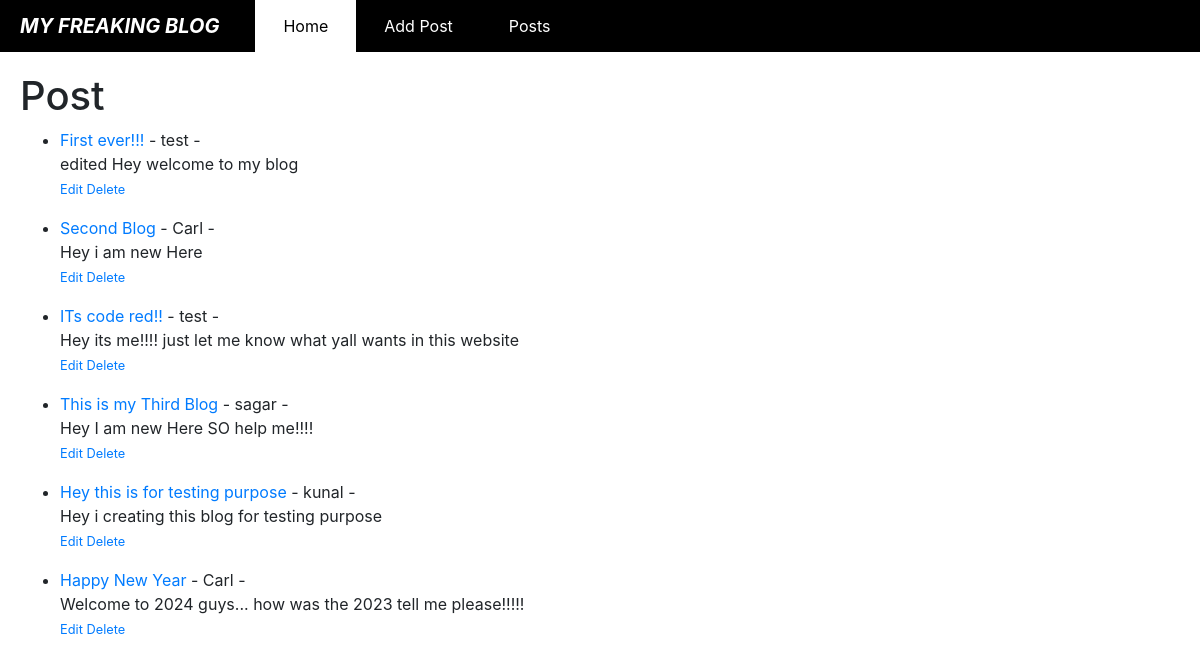
The page / on the database its author committed.
### myblog/models.py (models this page shows, shortened)
class Post(models.Model):
    title = models.CharField(max_length=255)
    author = models.ForeignKey(User,on_delete=models.CASCADE)
    body = models.TextField()

### myblog/views.py (the view)
# urls.py: path('',HomeView.as_view(),name="home"),
class HomeView(ListView):
    model = Post
    template_name = 'home.html'

### myblog/templates/home.html
{%extends 'base.html'%}
{%block content%}
<h1>Post</h1>
{% for post in object_list %}
<ul>
<li><a href="{% url 'article-detail' post.pk %}">{{post.title}}
</a> - {{ post.author}} -
<br>{{post.body}}</li>
<small>
    <a href="{% url 'update_post' post.pk %}">Edit</a>
    <a href="{% url 'delete_post' post.pk %}">Delete</a>
</small>
</ul>
{% endfor %}
{%endblock%}

### myblog/templates/base.html (shortened to what this page needs)
<!doctype html>
<html lang="en">
  <head>
    <link rel="stylesheet" href="https://cdn.jsdelivr.net/npm/bootstrap@4.4.1/dist/css/bootstrap.min.css">
  </head>
  <body>
    <div class="container-fluid px-0">
        <nav class="navbar navbar-expand-lg navbar-dark bg-black py-0 px-0">
            <a class="navbar-brand" href="{%url 'home'%}"><strong><i>MY FREAKING BLOG</i></strong></a>
            <div class="collapse navbar-collapse" id="navbarNav">
                <ul class="navbar-nav">
                    <li class="nav-item active">
                        <a class="nav-link" href="#">Home</a>
                    </li>
                    <li class="nav-item">
                        <a class="nav-link" href="{% url 'add_post'%}">Add Post</a>
                    </li>
                    <li class="nav-item">
                        <a class="nav-link" href="#">Posts</a>
                    </li>
                </ul>
            </div>
        </nav>
    </div>
    <div style="margin-top: 20px; margin-left: 20px;">
    {%block content%}
    {%endblock%}
    </div>
  </body>
</html>

### myblog/templates/base.html (style rules this page uses)
body { background-color: #ffffff; }
.bg-black { background-color: #000; }
.navbar-brand { padding: 11px 20px; }
.active { background-color: #fff; color: #000 !important; }
.navbar-nav { width: 100%; }
.nav-link { color: inherit !important; }
.nav-item { padding: 6px 20px; color: #fff; }

### rows shown on the page
Post: title "First ever!!!", author "test", body "edited Hey welcome to my blog"
Post: title "Second Blog", author "Carl", body "Hey i am new Here"
Post: title "ITs code red!!", author "test", body "Hey its me!!!! just let me know what yall wants in this website"
Post: title "This is my Third Blog", author "sagar", body "Hey I am new Here SO help me!!!!"
Post: title "Hey this is for testing purpose", author "kunal", body "Hey i creating this blog for testing purpose"
Post: title "Happy New Year", author "Carl", body "Welcome to 2024 guys... how was the 2023 tell me please!!!!!"
